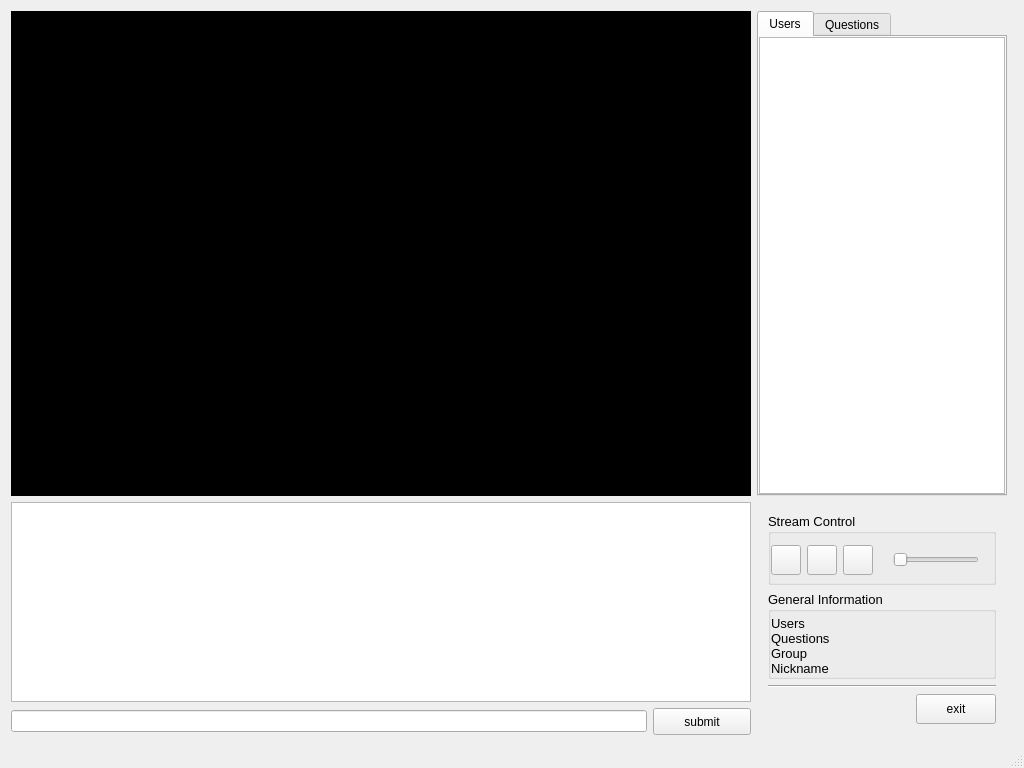
<?xml version="1.0" encoding="UTF-8"?>
<ui version="4.0">
 <class>MainWindow</class>
 <widget class="QMainWindow" name="MainWindow">
  <property name="geometry">
   <rect>
    <x>0</x>
    <y>0</y>
    <width>1024</width>
    <height>768</height>
   </rect>
  </property>
  <property name="minimumSize">
   <size>
    <width>1024</width>
    <height>768</height>
   </size>
  </property>
  <property name="windowTitle">
   <string>MainWindow</string>
  </property>
  <widget class="QWidget" name="centralWidget">
   <layout class="QHBoxLayout" name="horizontalLayout_2">
    <item>
     <layout class="QGridLayout" name="gridLayout">
      <item row="1" column="0">
       <widget class="QTextBrowser" name="textBrowser">
        <property name="maximumSize">
         <size>
          <width>16777215</width>
          <height>200</height>
         </size>
        </property>
       </widget>
      </item>
      <item row="2" column="0">
       <layout class="QHBoxLayout" name="horizontalLayout">
        <item>
         <widget class="QLineEdit" name="lineEdit"/>
        </item>
        <item>
         <widget class="QPushButton" name="pushButton">
          <property name="minimumSize">
           <size>
            <width>98</width>
            <height>27</height>
           </size>
          </property>
          <property name="maximumSize">
           <size>
            <width>16777215</width>
            <height>30</height>
           </size>
          </property>
          <property name="text">
           <string>submit</string>
          </property>
         </widget>
        </item>
       </layout>
      </item>
      <item row="0" column="0">
       <widget class="QWidget" name="widget" native="true">
        <property name="minimumSize">
         <size>
          <width>640</width>
          <height>480</height>
         </size>
        </property>
        <property name="styleSheet">
         <string notr="true">background-color: rgb(0, 0, 0);</string>
        </property>
        <layout class="QVBoxLayout" name="verticalLayout_4">
         <property name="spacing">
          <number>0</number>
         </property>
         <property name="leftMargin">
          <number>0</number>
         </property>
         <property name="topMargin">
          <number>0</number>
         </property>
         <property name="rightMargin">
          <number>9</number>
         </property>
         <property name="bottomMargin">
          <number>9</number>
         </property>
        </layout>
       </widget>
      </item>
      <item row="0" column="1">
       <widget class="QTabWidget" name="tabWidget">
        <property name="minimumSize">
         <size>
          <width>0</width>
          <height>480</height>
         </size>
        </property>
        <property name="maximumSize">
         <size>
          <width>250</width>
          <height>16777215</height>
         </size>
        </property>
        <property name="currentIndex">
         <number>0</number>
        </property>
        <widget class="QWidget" name="tab">
         <attribute name="title">
          <string>Users</string>
         </attribute>
         <layout class="QVBoxLayout" name="verticalLayout_3">
          <property name="spacing">
           <number>0</number>
          </property>
          <property name="margin">
           <number>0</number>
          </property>
          <item>
           <widget class="QListWidget" name="listWidget">
            <property name="minimumSize">
             <size>
              <width>0</width>
              <height>0</height>
             </size>
            </property>
           </widget>
          </item>
         </layout>
        </widget>
        <widget class="QWidget" name="tab_2">
         <attribute name="title">
          <string>Questions</string>
         </attribute>
         <layout class="QVBoxLayout" name="verticalLayout_2">
          <property name="spacing">
           <number>0</number>
          </property>
          <property name="margin">
           <number>0</number>
          </property>
          <item>
           <widget class="QListWidget" name="listWidget_2"/>
          </item>
          <item>
           <widget class="QGroupBox" name="groupBox">
            <property name="title">
             <string>Questions</string>
            </property>
            <layout class="QHBoxLayout" name="horizontalLayout_4">
             <item>
              <widget class="QPushButton" name="pushButton_3">
               <property name="text">
                <string>answer</string>
               </property>
              </widget>
             </item>
             <item>
              <widget class="QPushButton" name="pushButton_2">
               <property name="text">
                <string>delete</string>
               </property>
              </widget>
             </item>
            </layout>
           </widget>
          </item>
         </layout>
        </widget>
       </widget>
      </item>
      <item row="1" column="1" rowspan="2">
       <widget class="QWidget" name="widget" native="true">
        <property name="maximumSize">
         <size>
          <width>250</width>
          <height>16777215</height>
         </size>
        </property>
        <property name="layoutDirection">
         <enum>Qt::LeftToRight</enum>
        </property>
        <layout class="QVBoxLayout" name="verticalLayout">
         <item>
          <widget class="QGroupBox" name="groupBox_3">
           <property name="font">
            <font>
             <pointsize>10</pointsize>
            </font>
           </property>
           <property name="title">
            <string>Stream Control</string>
           </property>
           <layout class="QGridLayout" name="gridLayout_3">
            <property name="leftMargin">
             <number>0</number>
            </property>
            <property name="topMargin">
             <number>4</number>
            </property>
            <property name="rightMargin">
             <number>0</number>
            </property>
            <property name="bottomMargin">
             <number>0</number>
            </property>
            <item row="1" column="1">
             <widget class="QPushButton" name="pushButton_5">
              <property name="maximumSize">
               <size>
                <width>30</width>
                <height>30</height>
               </size>
              </property>
              <property name="text">
               <string/>
              </property>
              <property name="icon">
               <iconset>
                <normaloff>pics/player_play.png</normaloff>pics/player_play.png</iconset>
              </property>
              <property name="autoDefault">
               <bool>false</bool>
              </property>
              <property name="default">
               <bool>false</bool>
              </property>
              <property name="flat">
               <bool>false</bool>
              </property>
             </widget>
            </item>
            <item row="1" column="2">
             <widget class="QPushButton" name="pushButton_6">
              <property name="maximumSize">
               <size>
                <width>30</width>
                <height>30</height>
               </size>
              </property>
              <property name="text">
               <string/>
              </property>
              <property name="icon">
               <iconset>
                <normaloff>pics/player_stop.png</normaloff>pics/player_stop.png</iconset>
              </property>
             </widget>
            </item>
            <item row="1" column="3">
             <widget class="QPushButton" name="pushButton_8">
              <property name="maximumSize">
               <size>
                <width>30</width>
                <height>30</height>
               </size>
              </property>
              <property name="text">
               <string/>
              </property>
              <property name="icon">
               <iconset>
                <normaloff>pics/gnome-do-symbolic.svg</normaloff>pics/gnome-do-symbolic.svg</iconset>
              </property>
             </widget>
            </item>
            <item row="1" column="4">
             <layout class="QHBoxLayout" name="horizontalLayout_6">
              <item>
               <widget class="QLabel" name="audioLowLabel">
                <property name="text">
                 <string/>
                </property>
                <property name="pixmap">
                 <pixmap>pics/volume-muted.svg</pixmap>
                </property>
               </widget>
              </item>
              <item>
               <widget class="QSlider" name="horizontalSlider">
                <property name="layoutDirection">
                 <enum>Qt::LeftToRight</enum>
                </property>
                <property name="orientation">
                 <enum>Qt::Horizontal</enum>
                </property>
               </widget>
              </item>
              <item>
               <widget class="QLabel" name="audioHighLabel">
                <property name="text">
                 <string/>
                </property>
                <property name="pixmap">
                 <pixmap>pics/volume-high.svg</pixmap>
                </property>
               </widget>
              </item>
             </layout>
            </item>
           </layout>
          </widget>
         </item>
         <item>
          <widget class="QGroupBox" name="groupBox_2">
           <property name="font">
            <font>
             <pointsize>10</pointsize>
            </font>
           </property>
           <property name="title">
            <string>General Information</string>
           </property>
           <layout class="QGridLayout" name="gridLayout_2">
            <property name="leftMargin">
             <number>0</number>
            </property>
            <property name="topMargin">
             <number>4</number>
            </property>
            <property name="rightMargin">
             <number>0</number>
            </property>
            <property name="bottomMargin">
             <number>0</number>
            </property>
            <property name="spacing">
             <number>0</number>
            </property>
            <item row="0" column="0">
             <widget class="QLabel" name="label">
              <property name="maximumSize">
               <size>
                <width>16777215</width>
                <height>16777215</height>
               </size>
              </property>
              <property name="text">
               <string>Users</string>
              </property>
             </widget>
            </item>
            <item row="0" column="1">
             <widget class="QLabel" name="usercount">
              <property name="text">
               <string/>
              </property>
             </widget>
            </item>
            <item row="1" column="0">
             <widget class="QLabel" name="label_3">
              <property name="maximumSize">
               <size>
                <width>16777215</width>
                <height>16777215</height>
               </size>
              </property>
              <property name="text">
               <string>Questions</string>
              </property>
             </widget>
            </item>
            <item row="1" column="1">
             <widget class="QLabel" name="questioncount">
              <property name="text">
               <string/>
              </property>
             </widget>
            </item>
            <item row="2" column="0">
             <widget class="QLabel" name="label_2">
              <property name="text">
               <string>Group</string>
              </property>
             </widget>
            </item>
            <item row="3" column="0">
             <widget class="QLabel" name="label_4">
              <property name="text">
               <string>Nickname</string>
              </property>
             </widget>
            </item>
            <item row="2" column="1">
             <widget class="QLabel" name="groupLabel">
              <property name="text">
               <string/>
              </property>
             </widget>
            </item>
            <item row="3" column="1">
             <widget class="QLabel" name="nicknameLabel">
              <property name="text">
               <string/>
              </property>
             </widget>
            </item>
           </layout>
          </widget>
         </item>
         <item>
          <widget class="Line" name="line_3">
           <property name="orientation">
            <enum>Qt::Horizontal</enum>
           </property>
          </widget>
         </item>
         <item>
          <layout class="QHBoxLayout" name="horizontalLayout_3">
           <item>
            <spacer name="horizontalSpacer_2">
             <property name="orientation">
              <enum>Qt::Horizontal</enum>
             </property>
             <property name="sizeHint" stdset="0">
              <size>
               <width>40</width>
               <height>20</height>
              </size>
             </property>
            </spacer>
           </item>
           <item>
            <widget class="QPushButton" name="pushButton_4">
             <property name="maximumSize">
              <size>
               <width>1600000</width>
               <height>30</height>
              </size>
             </property>
             <property name="layoutDirection">
              <enum>Qt::LeftToRight</enum>
             </property>
             <property name="text">
              <string>exit</string>
             </property>
             <property name="icon">
              <iconset>
               <normaloff>pics/system-shutdown-panel.svg</normaloff>pics/system-shutdown-panel.svg</iconset>
             </property>
            </widget>
           </item>
          </layout>
         </item>
        </layout>
       </widget>
      </item>
     </layout>
    </item>
    <item>
     <widget class="Line" name="line">
      <property name="orientation">
       <enum>Qt::Horizontal</enum>
      </property>
     </widget>
    </item>
   </layout>
   <zorder>line</zorder>
   <zorder></zorder>
  </widget>
  <widget class="QStatusBar" name="statusBar"/>
  <action name="actionExit">
   <property name="text">
    <string>Exit</string>
   </property>
  </action>
 </widget>
 <layoutdefault spacing="6" margin="11"/>
 <resources/>
 <connections/>
</ui>
